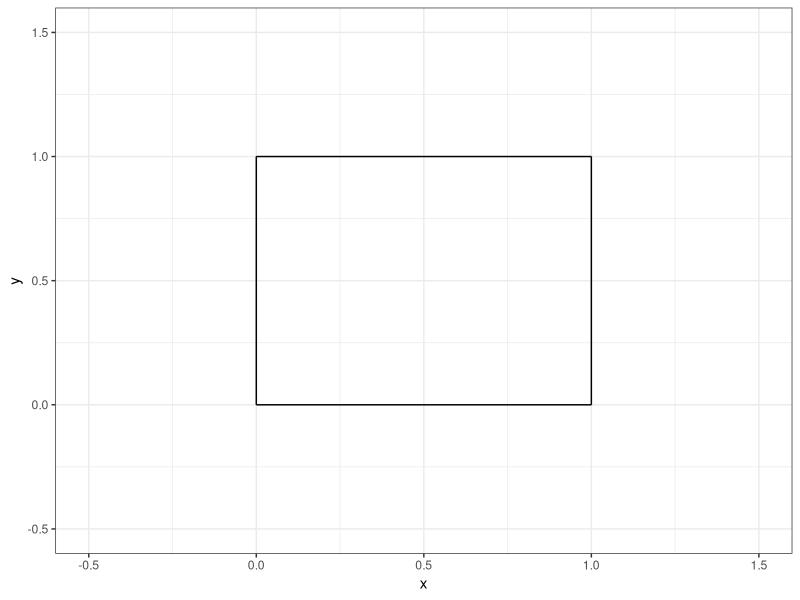
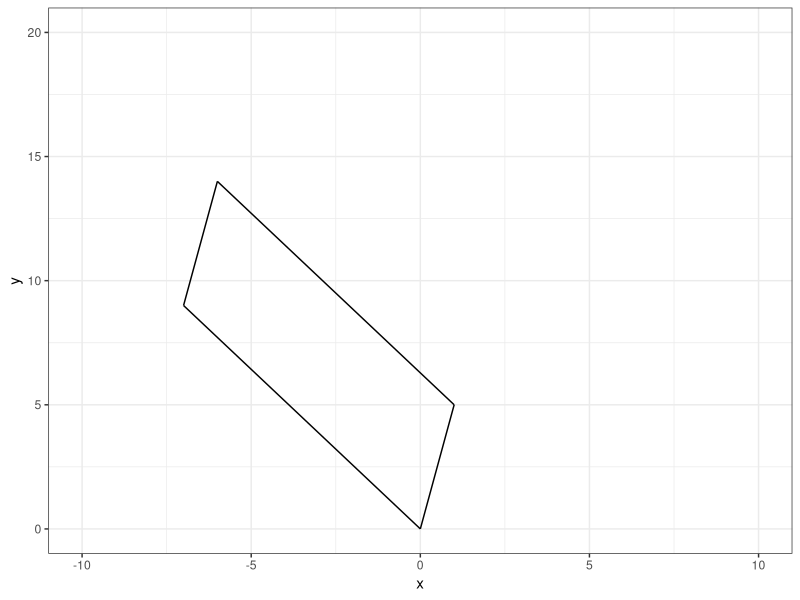
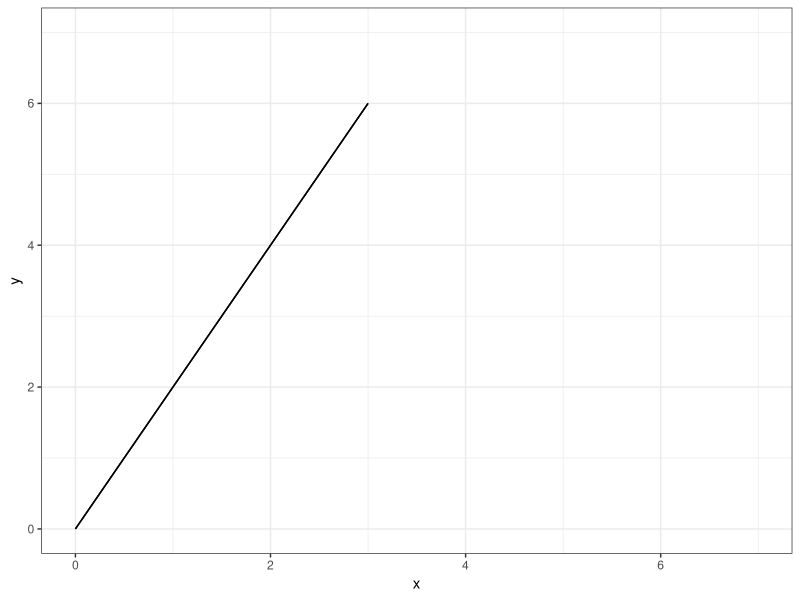
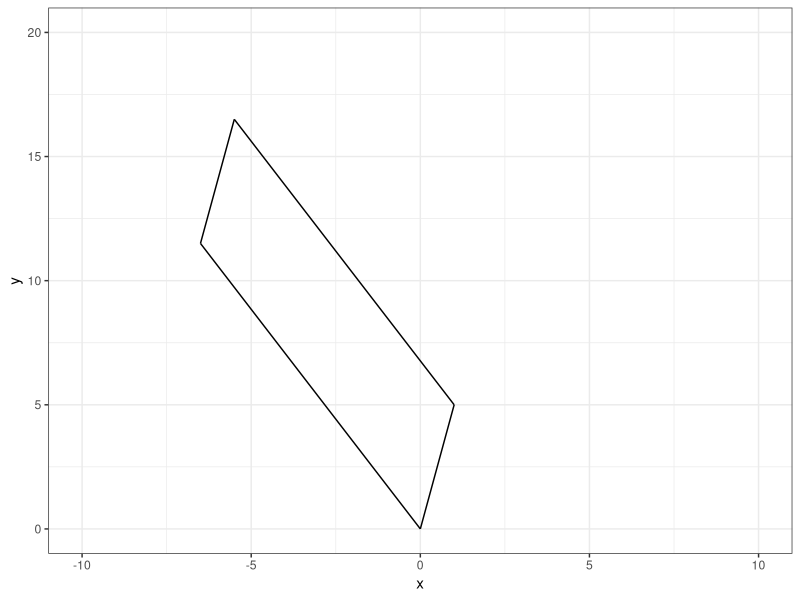
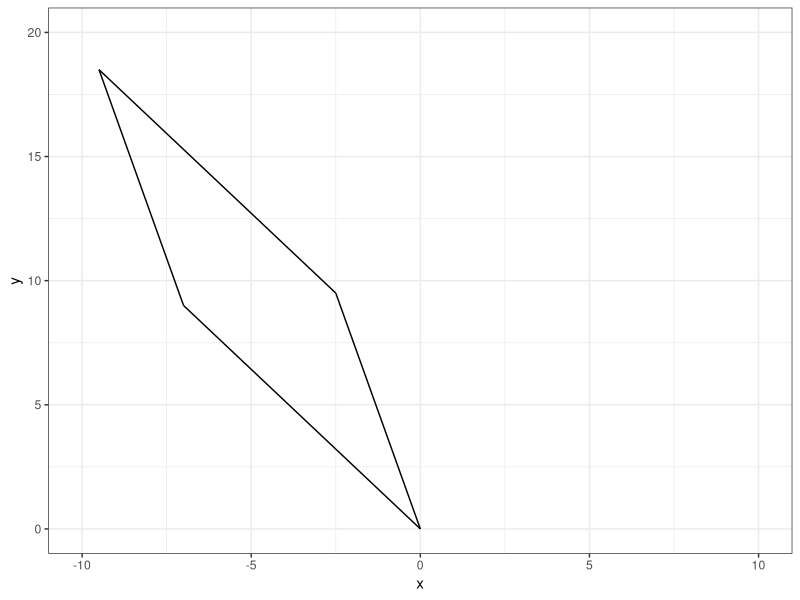

Reproduce these figures in R, in order.
## ---- chunk 1
#| echo: false

default_chunk_hook  <- knitr::knit_hooks$get("chunk")

latex_font_size <- c("Huge", "huge", "LARGE", "Large", 
                     "large", "normalsize", "small", 
                     "footnotesize", "scriptsize", "tiny")

knitr::knit_hooks$set(chunk = function(x, options) {
  x <- default_chunk_hook(x, options)
  if(options$size %in% latex_font_size) {
    paste0("\n \\", options$size, "\n\n", 
      x, 
      "\n\n \\normalsize"
    )
  } else {
    x
  }
})

## ---- chunk 2
#| label: load-packages
#| include: false
library(tidyverse)
## ---- chunk 3
#| label: fig-unitsquare
#| fig-cap: "The unit square."
#| fig-width: 3
#| fig-height: 3
#| scale: "80%"
#| fig-align: "center"
#| size: "scriptsize"
ggplot() +
  geom_segment(aes(x = 0, xend = 0,
                   y=0, yend = 1))+
  geom_segment(aes(x = 0, xend = 1,
                   y=1, yend = 1))+
  geom_segment(aes(x = 1, xend = 1,
                   y=0, yend = 1))+
  geom_segment(aes(x = 0, xend = 1,
                   y=0, yend = 0)) +
  theme_bw() + 
  xlim(-0.5, 1.5)+
  ylim(-0.5, 1.5)+
  labs(x = "x", 
       y = "y")
## ---- chunk 4
#| size: "scriptsize"
(M <- matrix(data = c(1, 0, 0, 1), nrow = 2, ncol = 2)) # 
(A <- matrix(data = c(1, 5, -7, 9), nrow = 2, ncol = 2)) # created matrix A
## ---- chunk 5
#| size: "scriptsize" 
(T <- A %*% M) # Created matrix T
## ---- chunk 6
#| size: "scriptsize" 
(basis.vector.1 <- T[, 1]) # created basis.vector.1 
(basis.vector.2 <- T[, 2]) # created basis.vector.2
## ---- chunk 7
#| size: "scriptsize" 
(p0 <- c(0, 0)) 
(p1 <- c(1, 5))
(p2 <- c(-6, 14))
(p3 <- c(-7, 9)) # created points p0, p1, p2, p3
## ---- chunk 8
#| label: fig-matrixT
#| fig-cap: "Matrix T."
#| fig-width: 3
#| fig-height: 3
#| scale: "80%"
#| fig-align: "center"
#| size: "scriptsize"
ggplot() +
  geom_segment(aes(x = p0[1], y = p0[2], xend = p1[1], yend = p1[2])) +
  geom_segment(aes(x = p1[1], y = p1[2], xend = p2[1], yend = p2[2])) +
  geom_segment(aes(x = p2[1], y = p2[2], xend = p3[1], yend = p3[2])) +
  geom_segment(aes(x = p3[1], y = p3[2], xend = p0[1], yend = p0[2])) +
  theme_bw() +
  xlim(-10, 10) +
  ylim(0, 20) +
  labs(x = "x", y = "y")
## ---- chunk 9
#| size: "scriptsize" 
(A.determinant <- det(A)) # found determinant of A
## ---- chunk 10
#| size: "scriptsize" 
(A <- matrix(data = c(1, 2, 2, 4), nrow = 2, ncol = 2)) # created matrix A
## ---- chunk 11
#| size: "scriptsize" 
(T <- A %*% M) # Created matrix T
## ---- chunk 12
#| size: "scriptsize" 
(basis.vector.1 <- T[, 1]) # created basis.vector.1 
(basis.vector.2 <- T[, 2]) # created basis.vector.2
## ---- chunk 13
#| size: "scriptsize" 
(p0 <- c(0, 0)) 
(p1 <- c(2, 4))
(p2 <- c(3, 6))
(p3 <- c(1, 2)) # created points p0, p1, p2, p3
## ---- chunk 14
#| label: fig-matrixT2
#| fig-cap: "Matrix T2."
#| fig-width: 3
#| fig-height: 3
#| scale: "80%"
#| fig-align: "center"
#| size: "scriptsize"
ggplot() +
  geom_segment(aes(x = p0[1], y = p0[2], xend = p1[1], yend = p1[2])) +
  geom_segment(aes(x = p1[1], y = p1[2], xend = p2[1], yend = p2[2])) +
  geom_segment(aes(x = p2[1], y = p2[2], xend = p3[1], yend = p3[2])) +
  geom_segment(aes(x = p3[1], y = p3[2], xend = p0[1], yend = p0[2])) +
  theme_bw() +
  xlim(0, 7) +
  ylim(0, 7) +
  labs(x = "x", y = "y")
## ---- chunk 15
#| size: "scriptsize" 
(A.determinant <- det(A)) # found determinant of A
## ---- chunk 16
#| size: "scriptsize"
(M <- matrix(data = c(1, 0, 0.5, 1), nrow = 2, ncol = 2)) # 
(A <- matrix(data = c(1, 5, -7, 9), nrow = 2, ncol = 2)) # created matrix A
(T <- A %*% M) # Created matrix T
(basis.vector.1 <- T[, 1]) # created basis.vector.1 
(basis.vector.2 <- T[, 2]) # created basis.vector.2
(p0 <- c(0, 0)) 
(p1 <- c(-6.5, 11.5))
(p2 <- c(-5.5, 16.5))
(p3 <- c(1, 5)) # created points p0, p1, p2, p3
ggplot() +
  geom_segment(aes(x = p0[1], y = p0[2], xend = p1[1], yend = p1[2])) +
  geom_segment(aes(x = p1[1], y = p1[2], xend = p2[1], yend = p2[2])) +
  geom_segment(aes(x = p2[1], y = p2[2], xend = p3[1], yend = p3[2])) +
  geom_segment(aes(x = p3[1], y = p3[2], xend = p0[1], yend = p0[2])) +
  theme_bw() +
  xlim(-10, 10) +
  ylim(0, 20) +
  labs(x = "x", y = "y")
(A.determinant <- det(A)) # found determinant of A
## ---- chunk 17
#| size: "scriptsize"
(M <- matrix(data = c(1, 0.5, 0, 1), nrow = 2, ncol = 2)) # 
(A <- matrix(data = c(1, 5, -7, 9), nrow = 2, ncol = 2)) # created matrix A
(T <- A %*% M) # Created matrix T
(basis.vector.1 <- T[, 1]) # created basis.vector.1 
(basis.vector.2 <- T[, 2]) # created basis.vector.2
(p0 <- c(0, 0)) 
(p1 <- c(-7, 9))
(p2 <- c(-9.5, 18.5))
(p3 <- c(-2.5, 9.5)) # created points p0, p1, p2, p3
ggplot() +
  geom_segment(aes(x = p0[1], y = p0[2], xend = p1[1], yend = p1[2])) +
  geom_segment(aes(x = p1[1], y = p1[2], xend = p2[1], yend = p2[2])) +
  geom_segment(aes(x = p2[1], y = p2[2], xend = p3[1], yend = p3[2])) +
  geom_segment(aes(x = p3[1], y = p3[2], xend = p0[1], yend = p0[2])) +
  theme_bw() +
  xlim(-10, 10) +
  ylim(0, 20) +
  labs(x = "x", y = "y")
(A.determinant <- det(A)) # found determinant of A
